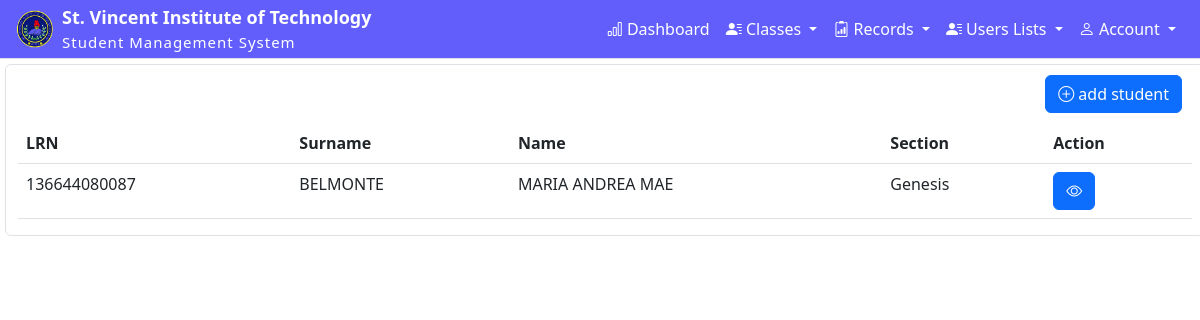
Screenshot of /student/ (signed in) with the database file from the repository.
### admin_staff/models.py (models this page shows, shortened)
class StudentProfile(models.Model):
    user = models.OneToOneField(User, null=True, on_delete=models.CASCADE)
    student_lrn = models.BigIntegerField(primary_key=True)
    surname = models.CharField(max_length=24)
    first_name = models.CharField(max_length=24)
    middle_name = models.CharField(max_length=24, blank=True, null=True)
    gender_choice = (
        ('Male', 'Male'),
        ('Female', 'Female'),
    )
    gender = models.CharField(max_length=24, default="Gender", choices=gender_choice, blank=True, null=True)
    birth_date = models.DateField()
    birth_place = models.CharField(max_length=200, blank=True, null=True)
    religion = models.CharField(max_length=24, blank=True, null=True)
    civil_choice = (
        ('Single', 'Single'),
        ('Married', 'Married'),
        ('Divorced', 'Divorced'),
        ('Widowed', 'Widowed'),
    )
    civil_status = models.CharField(max_length=10, default="Status", choices=civil_choice, blank=True, null=True)
    contact = models.BigIntegerField(blank=True, null=True)
    email = models.CharField(max_length=100, blank=True, null=True)
    section = models.ForeignKey('section', null=True, on_delete=models.SET_NULL)
    adviser = models.ForeignKey('FacultyStaff', blank=True, null=True, on_delete=models.SET_NULL)
    class Meta:
        managed = True
        db_table = 'student_profile'

class section(models.Model):
    section_name = models.CharField(max_length=20)
    level = models.ForeignKey("level", null=True, on_delete=models.SET_NULL)
    def __str__(self):
        return self.section_name

### admin_staff/decorators.py (the view)
        def wrapper_func(request, *args, **kwargs):
            group = None
            if request.user.groups.exists():
                group = request.user.groups.all()[0].name
            if group in allow_roles:
                return view_func(request, *args, **kwargs)
            else:
                return HttpResponse('you are not authorize')

### admin_staff/views.py (called while the page is built)
@login_required(login_url='login')
@allowed_user(allow_roles=['admin'])
def student_list(request):
    students = StudentProfile.objects.all()
    return render(request, 'admin/student_list.html', { 'student': students})

### admin_staff/templates/admin/student_list.html
{% extends "admin/admin_dashboard.html" %}
{% block content %}
<div class="container-fluid border rounded" style="margin: 5px">
  <div class="d-grid gap-2 d-md-flex justify-content-md-end" style='margin: 10px'>
    <button type="button" class="btn btn-primary">
      <i class="bi bi-plus-circle"></i> add student
    </button>
  </div>
  <table class="table table-hover" >
        <thead>
          <tr>
            <th scope="col">LRN</th>
            <th scope="col">Surname</th>
            <th scope="col">Name</th>
            <th scope="col">Section</th>
            <th scope="col">Action</th>
          </tr>
        </thead>
        <tbody>
            {% for i in student %}
                  <tr>
                    <td>{{i.student_lrn}}</td>
                    <td>{{i.surname}}</td>
                    <td>{{i.first_name}}</td>
                    <td>{{i.section}}</td>
                    <td>
                      <button class="btn btn-primary" type="submit" title="Edit"><a href="{% url "studentinfo" i.student_lrn %}" style="text-decoration: none; color: inherit" >
                        <i class="bi bi-eye"></i>
                      </a></button>
                    </td>
                  </tr>
            {% endfor %}
        </tbody>
    </table>
</div>
{% endblock content %}

### rows the page displays
StudentProfile: student_lrn "136644080087", surname "BELMONTE", first_name "MARIA ANDREA MAE", section "Genesis"
